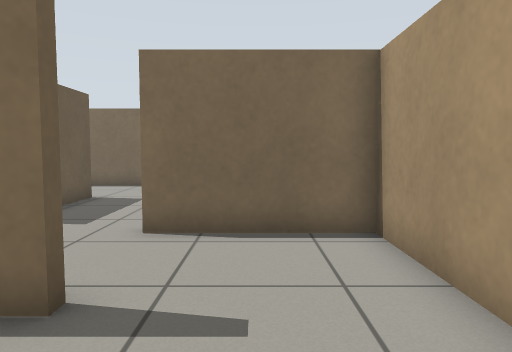
[1] (above)

14 first-person views from a walk through a world built for the Gazebo simulator. The camera is 0.76 m above the floor, tilts 4° down and sees 70° across. The floor is counted in squares, 0.5 m on a side. Each view is taken from the middle of a square. On the plan, view 1 faces up. The plan holds only what a view shows up to about 16 squares ahead; the rest is blank.

[2]
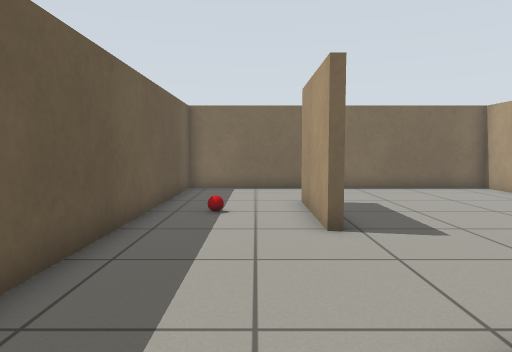

[3]
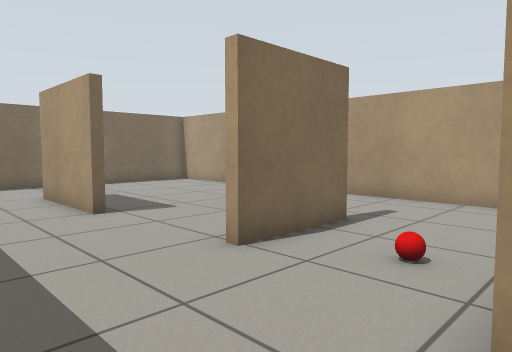

[4]
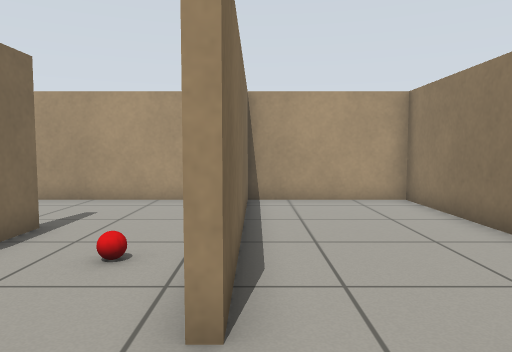

[5]
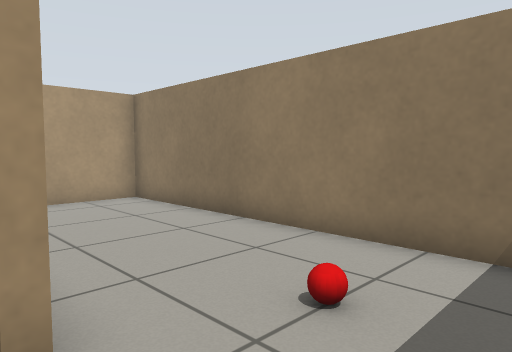

[6]
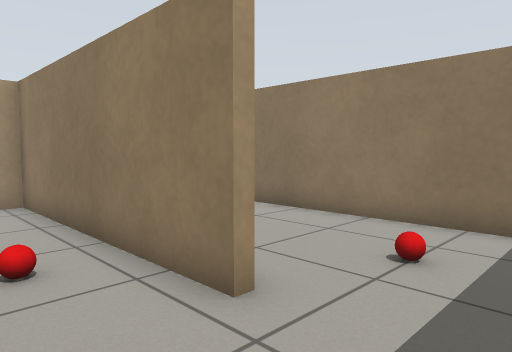

[7]
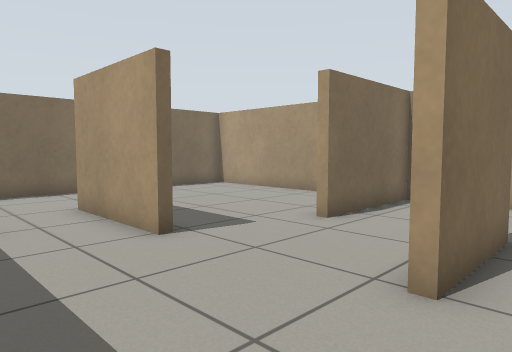

[8]
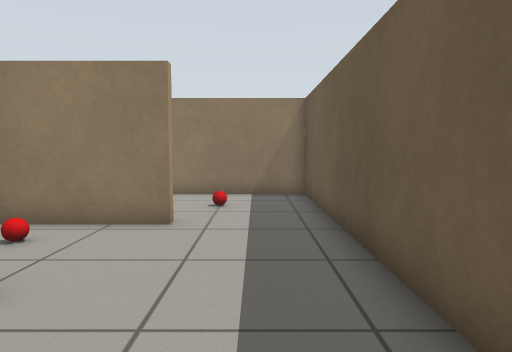

[9]
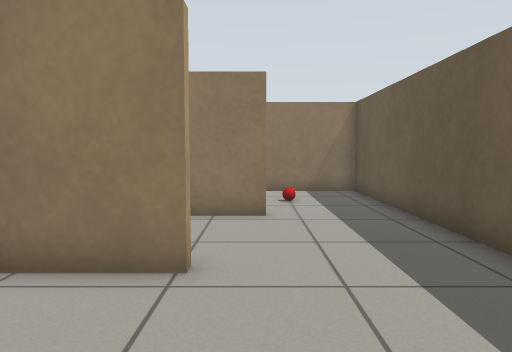

[10]
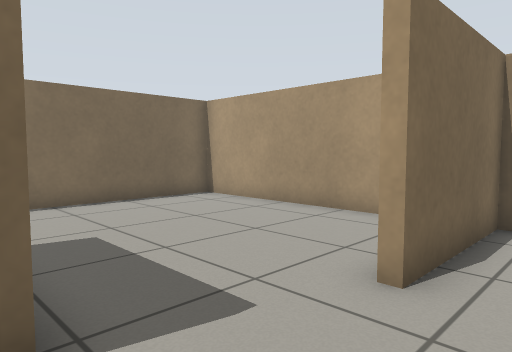

[11]
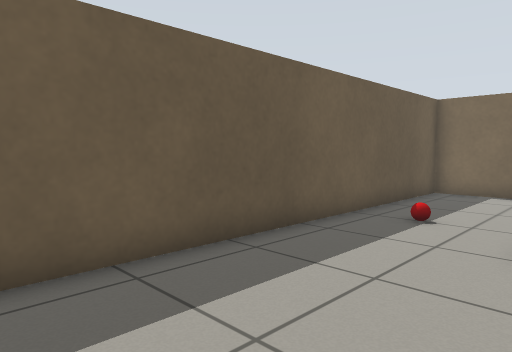

[12]
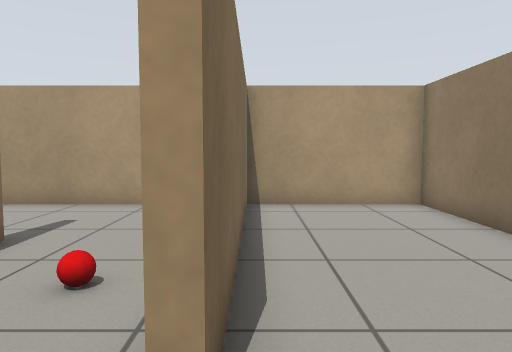

[13]
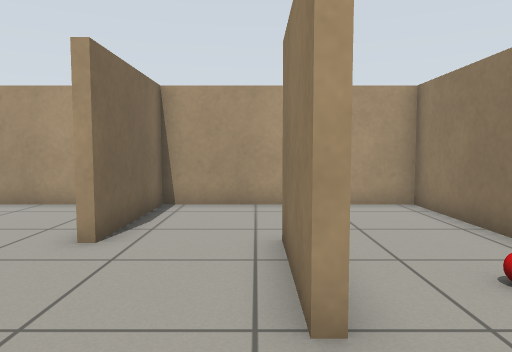

[14]
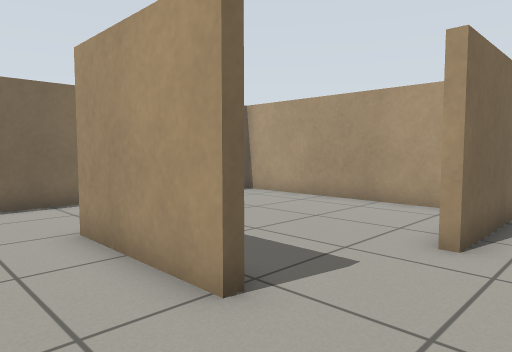

### Floor plan
Points are (right, up) in squares from view 1. A wall is a line through its corners. A room is listed if a view was taken in it or the views show most of it. See-through windows are left out.
Room 1 (views 1, 2, 5, 6, 7, 8, 9, 10, 11, 13, 14)
walls: (-5.2, 7.8) (-5.6, 7.8) (-5.6, 11.9); (-5.3, 11.9) (-5.3, 9.9); (-5.2, 3.6) (-1.9, 3.6); (-1.9, 3.3) (-5.2, 3.3); (2.2, 8.3) (2.2, 15.7) (-9.7, 15.7) (-9.7, -0.4); (-6.2, -0.4) (2.2, -0.4) (2.2, 6.6) (-2.1, 6.6)
ways out: opening at (-8, -1) to room 2
objects: red ball (-8, 10); red ball (-4, 1)
Room 2 (views 3, 4, 12)
walls: (1.8, -0.7) (-6.2, -0.7); (-9.7, -0.4) (-9.7, -5.6) (2.2, -5.6) (2.2, -0.7)
ways out: opening at (-8, -1) to room 1
objects: red ball (-7, -3)

Where each view was taken, in squares from view 1:
view 1: 0 up, 0 right, facing up
view 2: 1 up, 7 left, facing up
view 3: 1 down, 9 left, facing up-right
view 4: 1 down, 9 left, facing right
view 5: 0 up, 9 left, facing down-right
view 6: 2 up, 9 left, facing down-right
view 7: 2 up, 9 left, facing up-right
view 8: 7 up, 8 left, facing down
view 9: 8 up, 6 left, facing down
view 10: 5 up, 6 left, facing up-right
view 11: 2 up, 5 left, facing up-left
view 12: 1 down, 8 left, facing right
view 13: 4 up, 8 left, facing right
view 14: 5 up, 8 left, facing up-right
